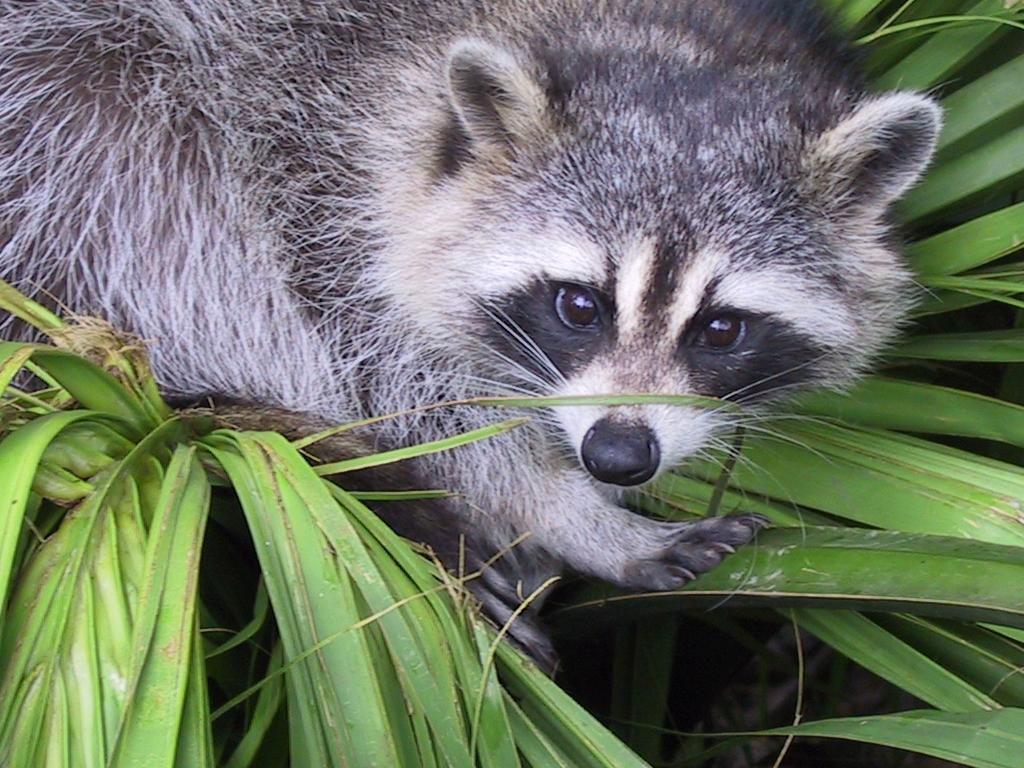
#> input picture 1_Arrays/ex03/animal.jpeg, 1024 x 768 px
$ python zoom.py
#> lines starting #> are read from the running program, lines starting #| are printed output that depends on the picture
### 1_Arrays/ex03/load_image.py
from PIL import Image
import numpy as np
import os


def ft_load(path: str) -> np.array:
    """
    loads image at path (in same dir as script), prints
    shape (height, width, channels) and
    pixel content as RGB
    """
#> called with path = 'animal.jpeg'

    try:
        dir = os.path.dirname(__file__)
        abs_path = os.path.join(dir, path)
        if not os.path.exists(abs_path):
            raise AssertionError("File not found!")
        with Image.open(abs_path) as img:
#> img is the input picture: PIL image 1024x768 RGB; mean R, G, B 110.7, 117.7, 102.1
            img_shape = f"({img.height}, {img.width}, {len(img.getbands())})"
#> img_shape = '(768, 1024, 3)'
            print(img_shape)
#| (768, 1024, 3)
            return np.array(img)
    except Exception as e:
        print(f"Exception: {e}")

### 1_Arrays/ex03/zoom.py
from load_image import ft_load
from PIL import Image
import matplotlib.pyplot as plt
import os
import sys


def zoom(img: Image) -> list[int]:
    """
    calculates crop box for zoom of image, if image is large
    enough, it creates a 400x400 box at 40%x10% position of image
    """
    img_width, img_height = img.size
#> img_width = 1024; img_height = 768

    # Default crop dimensions
    width, height = (400, 400)
    left_ratio, upper_ratio = 0.4, 0.1  # Relative position (40%, 10%)

    # Adjust if image is too small
    if img_width < 800 or img_height < 500:
        width = min(400, int(img_width * 0.5))
        height = min(400, int(img_height * 0.8))
        left_ratio = 0.25
        upper_ratio = 0.1

    # Calculate crop coordinates
    left = int(img_width * left_ratio)
#> left = 409
    upper = int(img_height * upper_ratio)
#> upper = 76
    right = left + width
#> right = 809
    lower = upper + height
#> lower = 476

    # Ensure crop box doesn't exceed image bounds
    right = min(right, img_width)
    lower = min(lower, img_height)
    width = right - left
#> width = 400
    height = lower - upper
#> height = 400
    return [left, upper, right, lower]


def get_abs_path(path: str) -> os.path:
    """
    gets abs path from relative
    (assuming file is in same dir as this file)
    """
    dir = os.path.dirname(__file__)
    abs_path = os.path.join(dir, path)
    if not os.path.exists(abs_path):
        raise AssertionError("File not found!")
    return abs_path


def main():
    try:
        img_paths = sys.argv[1:]
        if not img_paths:
            img_paths.append("animal.jpeg")
        print(img_paths)

        for path in img_paths:
            path = path.removeprefix("ex03/")
            print("The shape of the image is: ", end=" ")
            print(ft_load(path))
            with Image.open(get_abs_path(path)) as img:
                new_img = img.crop(zoom(img))
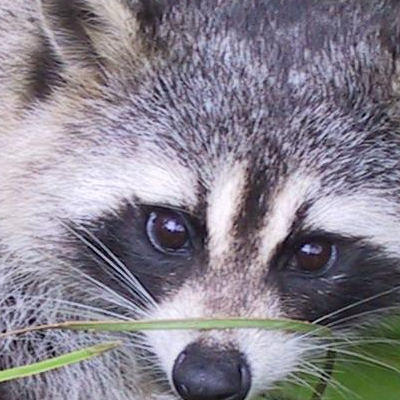
#> new_img: PIL image 400x400 RGB; mean R, G, B 135.2, 130.5, 141.8
                new_img = new_img.convert("L")
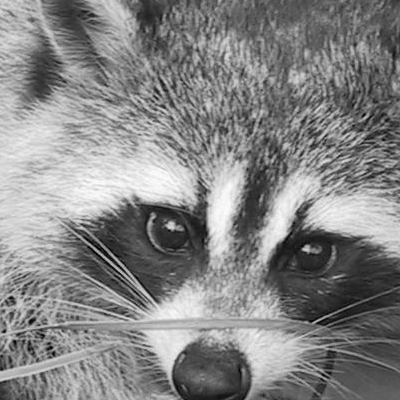
#> new_img: PIL image 400x400 L; min 0, max 253, mean 133.2

                dir = os.path.dirname(__file__)
                if not os.path.exists(dir + "/new_imgs"):
                    os.mkdir(dir + "/new_imgs")
                abs_path = os.path.join(dir + "/new_imgs/",
                                        "gray_zoom_" + path)
                new_img.save(abs_path)

                print("The shape of the new image is: ", end=" ")
                print(ft_load(abs_path))
#| (400, 400, 1)
                plt.figure()
                plt.imshow(new_img, cmap="gray")
                plt.title("zoomed/grayed " + path)
                plt.axis("on")
        plt.show()
    except Exception as e:
        print(f"Exception:  {e}")


if __name__ == "__main__":
    main()

$ run again, with 1_Arrays/ex03/landscape.jpg copied over 1_Arrays/ex03/animal.jpeg
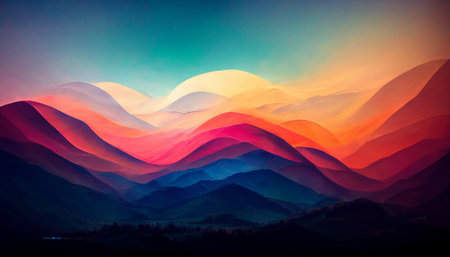
#> input picture 1_Arrays/ex03/landscape.jpg, 450 x 257 px
#> in ft_load, img is the input picture: PIL image 450x257 RGB; mean R, G, B 98.7, 79.1, 89.1
#> img_shape = '(257, 450, 3)'
#| (257, 450, 3)
#> in main, `new_img = img.crop(zoom(img))`:
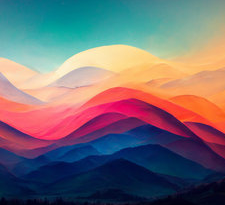
#> new_img: PIL image 225x205 RGB; mean R, G, B 118.2, 108.1, 114.5
#> in main, `new_img = new_img.convert("L")`:
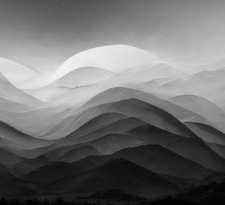
#> new_img: PIL image 225x205 L; min 2, max 245, mean 111.9
#> img: PIL image 225x205 L
#| (205, 225, 1)
